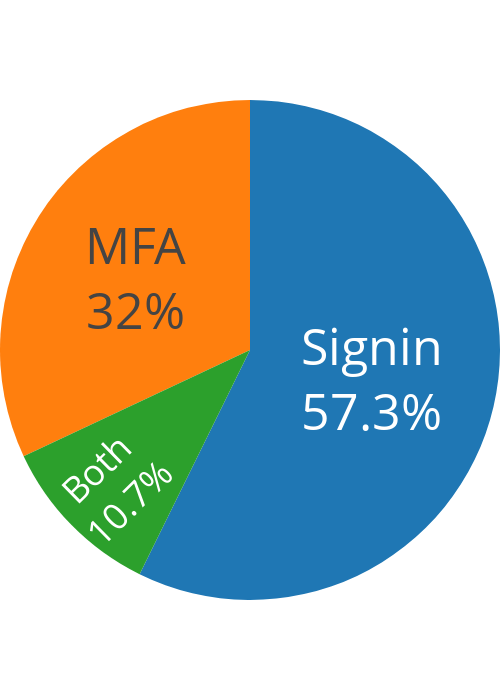

The notebook cell this image was saved under:
### Code cell
with open(f"../data/merged/{sid}.json", "r") as f:
    data = json.load(f)

d = {"Signin": 0, "MFA": 0, "Both": 0}
for e in data:
    if e["signin"] is True and e["mfa"] is True:
        d["Both"] += 1
    elif e["signin"] is True:
        d["Signin"] += 1
    elif e["mfa"] is True:
        d["MFA"] += 1

df = pd.DataFrame(list(d.items()), columns=["Method", "Websites"])

fig = px.pie(df, values="Websites", names="Method", template="presentation")
fig.update_traces(textposition="inside", textinfo="percent+label", textfont=dict(size=50))
fig.update_layout(margin=dict(l=0, r=0, t=0, b=0), width=500, height=700, showlegend=False)

fig.show()
fig.write_image(f"./charts/{sid}_methods.pdf")

### Figure 1 — Plotly figure (JSON) as saved in the notebook; plotly's stock layout.template omitted (floating-point values rounded to 4 significant figures)
{"data": [{"domain": {"x": [0, 1], "y": [0, 1]}, "hovertemplate": "Method=%{label}<br>Websites=%{value}<extra></extra>", "labels": ["Signin", "MFA", "Both"], "legendgroup": "", "name": "", "showlegend": true, "textfont": {"size": 50}, "textinfo": "percent+label", "textposition": "inside", "type": "pie", "values": [240, 134, 45]}], "layout": {"height": 700, "legend": {"tracegroupgap": 0}, "margin": {"b": 0, "l": 0, "r": 0, "t": 0}, "showlegend": false, "width": 500}}
